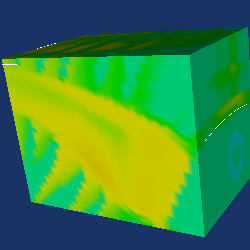

This figure's Python source:
#!/usr/bin/env python

# Demonstrate vtkPointInterpolator with a Gaussian kernel by interpolating
# PLOT3D combustor data onto a volume probe and rendering with a dataset
# mapper.

import os

# Factory overrides
import vtkmodules.vtkInteractionStyle  # noqa: F401
import vtkmodules.vtkRenderingFreeType  # noqa: F401
import vtkmodules.vtkRenderingOpenGL2  # noqa: F401

from vtkmodules.vtkCommonDataModel import (
    vtkImageData,
    vtkStaticPointLocator,
)
from vtkmodules.vtkCommonSystem import vtkTimerLog
from vtkmodules.vtkFiltersCore import vtkStructuredGridOutlineFilter
from vtkmodules.vtkFiltersPoints import (
    vtkGaussianKernel,
    vtkPointInterpolator,
)
from vtkmodules.vtkIOParallel import vtkMultiBlockPLOT3DReader
from vtkmodules.vtkRenderingCore import (
    vtkActor,
    vtkDataSetMapper,
    vtkPolyDataMapper,
    vtkRenderWindow,
    vtkRenderWindowInteractor,
    vtkRenderer,
)

data_dir = os.environ.get("VPE_DATA_DIR", os.path.dirname(os.path.abspath(__file__)))

# Parameters
res = 40

# Read PLOT3D combustor data
plot3d_reader = vtkMultiBlockPLOT3DReader()
plot3d_reader.SetXYZFileName(os.path.join(data_dir, "combxyz.bin"))
plot3d_reader.SetQFileName(os.path.join(data_dir, "combq.bin"))
plot3d_reader.SetScalarFunctionNumber(100)
plot3d_reader.SetVectorFunctionNumber(202)
plot3d_reader.Update()

output = plot3d_reader.GetOutput().GetBlock(0)
bounds = output.GetBounds()

# Create a probe volume
probe = vtkImageData()
probe.SetDimensions(res, res, res)
probe.SetOrigin(bounds[0], bounds[2], bounds[4])
probe.SetSpacing(
    (bounds[1] - bounds[0]) / (res - 1),
    (bounds[3] - bounds[2]) / (res - 1),
    (bounds[5] - bounds[4]) / (res - 1),
)

# Reuse locator
locator = vtkStaticPointLocator()
locator.SetDataSet(output)
locator.BuildLocator()

# Gaussian kernel
gaussian_kernel = vtkGaussianKernel()
gaussian_kernel.SetRadius(0.5)
gaussian_kernel.SetSharpness(4)
print("Radius: {0}".format(gaussian_kernel.GetRadius()))

interpolator = vtkPointInterpolator()
interpolator.SetInputData(probe)
interpolator.SetSourceData(output)
interpolator.SetKernel(gaussian_kernel)
interpolator.SetLocator(locator)
interpolator.SetNullPointsStrategyToClosestPoint()

timer = vtkTimerLog()
timer.StartTimer()
interpolator.Update()
timer.StopTimer()
print("Interpolate Points (Volume probe): {0}".format(timer.GetElapsedTime()))

interpolator_mapper = vtkDataSetMapper()
interpolator_mapper.SetInputConnection(interpolator.GetOutputPort())

interpolator_actor = vtkActor()
interpolator_actor.SetMapper(interpolator_mapper)

# Outline
outline = vtkStructuredGridOutlineFilter()
outline.SetInputData(output)

outline_mapper = vtkPolyDataMapper()
outline_mapper.SetInputConnection(outline.GetOutputPort())

outline_actor = vtkActor()
outline_actor.SetMapper(outline_mapper)

# Renderer
renderer = vtkRenderer()
renderer.AddActor(interpolator_actor)
renderer.AddActor(outline_actor)
renderer.SetBackground(0.1, 0.2, 0.4)

# Window
render_window = vtkRenderWindow()
render_window.SetMultiSamples(0)
render_window.AddRenderer(renderer)
render_window.SetSize(250, 250)
render_window.SetWindowName("interpolator gaussian")

# Scene
camera = renderer.GetActiveCamera()
camera.SetClippingRange(3.95297, 50)
camera.SetFocalPoint(8.88908, 0.595038, 29.3342)
camera.SetPosition(-12.3332, 31.7479, 41.2387)
camera.SetViewUp(0.060772, -0.319905, 0.945498)

# Interactor
interactor = vtkRenderWindowInteractor()
interactor.SetRenderWindow(render_window)

interactor.Initialize()
interactor.Start()
